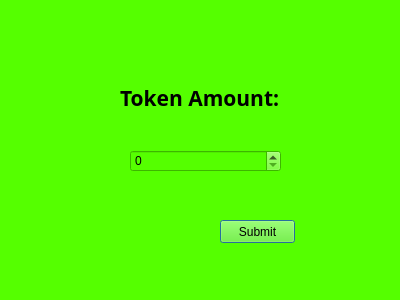
<?xml version="1.0" encoding="UTF-8"?>
<ui version="4.0">
 <class>TokenCharge</class>
 <widget class="QDialog" name="TokenCharge">
  <property name="geometry">
   <rect>
    <x>0</x>
    <y>0</y>
    <width>400</width>
    <height>300</height>
   </rect>
  </property>
  <property name="windowTitle">
   <string>Dialog</string>
  </property>
  <property name="styleSheet">
   <string notr="true">background-color: rgb(85, 255, 0);</string>
  </property>
  <widget class="QPushButton" name="pushButton">
   <property name="geometry">
    <rect>
     <x>220</x>
     <y>220</y>
     <width>75</width>
     <height>23</height>
    </rect>
   </property>
   <property name="text">
    <string>Submit</string>
   </property>
  </widget>
  <widget class="QLabel" name="label">
   <property name="geometry">
    <rect>
     <x>120</x>
     <y>90</y>
     <width>181</width>
     <height>16</height>
    </rect>
   </property>
   <property name="font">
    <font>
     <family>微软雅黑</family>
     <pointsize>16</pointsize>
     <weight>75</weight>
     <bold>true</bold>
    </font>
   </property>
   <property name="text">
    <string>Token Amount:</string>
   </property>
  </widget>
  <widget class="QSpinBox" name="tokenamount">
   <property name="geometry">
    <rect>
     <x>130</x>
     <y>150</y>
     <width>151</width>
     <height>22</height>
    </rect>
   </property>
   <property name="maximum">
    <number>10000</number>
   </property>
  </widget>
 </widget>
 <resources/>
 <connections/>
</ui>
